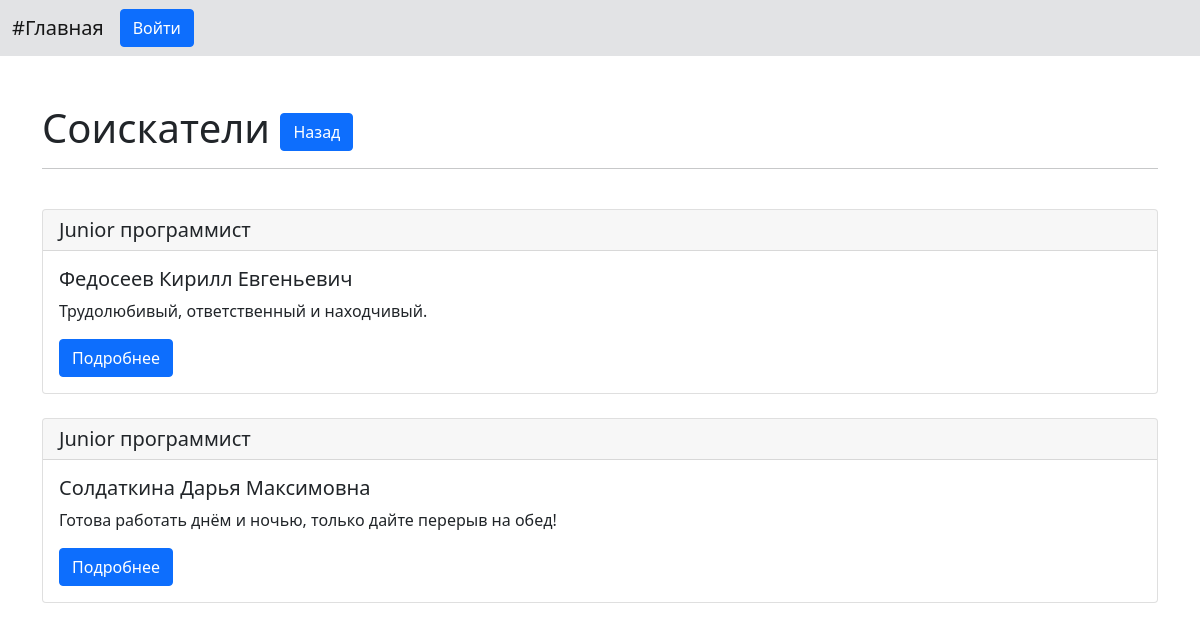
The page /pages/selection.php on the database its author committed.
### tables this page shows
CREATE TABLE `vacancy` (
  `id` int NOT NULL,
  `vacancy_name` varchar(255) DEFAULT NULL,
  `demand_id` varchar(255) DEFAULT NULL,
  `responsibility_id` varchar(255) DEFAULT NULL,
  `key_skill_id` varchar(255) DEFAULT NULL,
  `conditions_id` varchar(255) DEFAULT NULL
);

CREATE TABLE `applicant` (
  `id` int NOT NULL,
  `applicant_name` varchar(100) DEFAULT NULL,
  `id_vac` int DEFAULT NULL,
  `text` varchar(500) DEFAULT NULL
);

### pages/selection.php (the view, shortened to what this page needs)
<!doctype html>
<html lang="en">
<head>
    <link href="https://cdn.jsdelivr.net/npm/bootstrap@5.0.0-alpha3/dist/css/bootstrap.min.css" rel="stylesheet">
</head>
<body>
<?php
include('header.php');
include('../phpScripts/connection.php');
?><br><br>
<div class="container-lg">
<h1>Соискатели  <a href="/" class="btn btn-primary">Назад</a></h1></h1>
<hr><br>
<div class="row">
    <div class="col">
        <?php
            $categories = mysqli_query($connection, "SELECT * FROM `vacancy`");
            $personal = mysqli_query($connection, "SELECT * FROM `applicant`");
            $cat = mysqli_fetch_assoc($categories);
            $categ = $cat['vacancy_name'];
            While($per = mysqli_fetch_assoc($personal))
            {
               echo  '<div class="card">
                <h5 class="card-header">'. $categ . '</h5>
                <div class="card-body">
                    <h5 class="card-title">'. $per['applicant_name'] .'</h5>
                    <p class="card-text">'. $per['text'] .'</p>
                    <a href="recruitment.php?id= '. $per['id'] .'" class="btn btn-primary">Подробнее</a>
                </div>
            </div><br>';
            }?>
            </div>
    </div>
</div>
</body>
</html>

### rows shown on the page
applicant: applicant_name "Федосеев Кирилл Евгеньевич", text "Трудолюбивый, ответственный и находчивый."
vacancy: vacancy_name "Junior программист"
applicant: applicant_name "Солдаткина Дарья Максимовна", text "Готова работать днём и ночью, только дайте перерыв на обед!"
